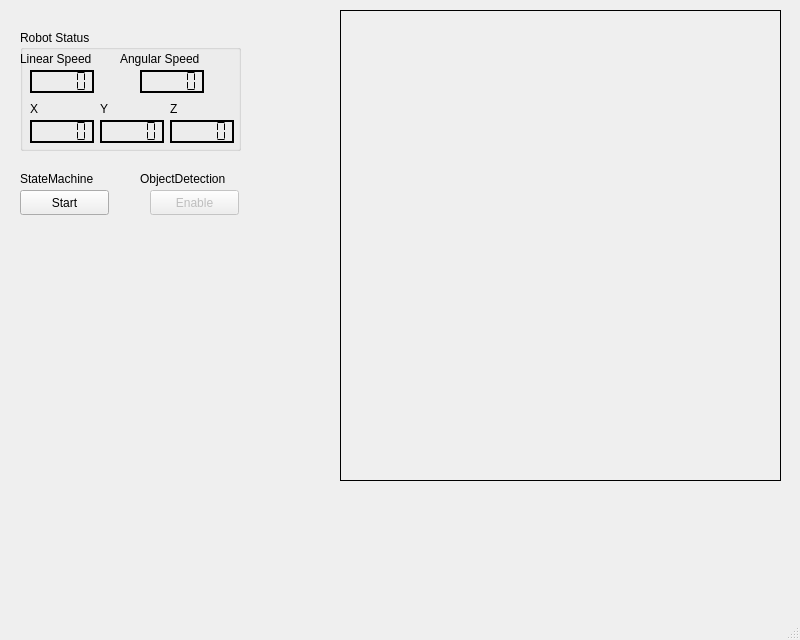
<?xml version="1.0" encoding="UTF-8"?>
<ui version="4.0">
 <class>MainWindow</class>
 <widget class="QMainWindow" name="MainWindow">
  <property name="geometry">
   <rect>
    <x>0</x>
    <y>0</y>
    <width>800</width>
    <height>640</height>
   </rect>
  </property>
  <property name="windowTitle">
   <string>MainWindow</string>
  </property>
  <widget class="QWidget" name="centralwidget">
   <widget class="QGroupBox" name="groupBox">
    <property name="geometry">
     <rect>
      <x>20</x>
      <y>30</y>
      <width>221</width>
      <height>121</height>
     </rect>
    </property>
    <property name="title">
     <string>Robot Status</string>
    </property>
    <widget class="QLabel" name="label">
     <property name="geometry">
      <rect>
       <x>0</x>
       <y>20</y>
       <width>111</width>
       <height>17</height>
      </rect>
     </property>
     <property name="text">
      <string>Linear Speed</string>
     </property>
    </widget>
    <widget class="QLabel" name="label_2">
     <property name="geometry">
      <rect>
       <x>100</x>
       <y>20</y>
       <width>111</width>
       <height>17</height>
      </rect>
     </property>
     <property name="text">
      <string>Angular Speed</string>
     </property>
    </widget>
    <widget class="QLCDNumber" name="lcd_linear_spd">
     <property name="geometry">
      <rect>
       <x>10</x>
       <y>40</y>
       <width>64</width>
       <height>23</height>
      </rect>
     </property>
     <property name="frameShape">
      <enum>QFrame::WinPanel</enum>
     </property>
     <property name="frameShadow">
      <enum>QFrame::Plain</enum>
     </property>
     <property name="smallDecimalPoint">
      <bool>false</bool>
     </property>
     <property name="segmentStyle">
      <enum>QLCDNumber::Flat</enum>
     </property>
    </widget>
    <widget class="QLCDNumber" name="lcd_angular_spd">
     <property name="geometry">
      <rect>
       <x>120</x>
       <y>40</y>
       <width>64</width>
       <height>23</height>
      </rect>
     </property>
     <property name="frameShape">
      <enum>QFrame::WinPanel</enum>
     </property>
     <property name="frameShadow">
      <enum>QFrame::Plain</enum>
     </property>
     <property name="segmentStyle">
      <enum>QLCDNumber::Flat</enum>
     </property>
    </widget>
    <widget class="QLabel" name="label_3">
     <property name="geometry">
      <rect>
       <x>10</x>
       <y>70</y>
       <width>61</width>
       <height>17</height>
      </rect>
     </property>
     <property name="text">
      <string>X</string>
     </property>
    </widget>
    <widget class="QLCDNumber" name="lcd_position_x">
     <property name="geometry">
      <rect>
       <x>10</x>
       <y>90</y>
       <width>64</width>
       <height>23</height>
      </rect>
     </property>
     <property name="frameShape">
      <enum>QFrame::WinPanel</enum>
     </property>
     <property name="frameShadow">
      <enum>QFrame::Plain</enum>
     </property>
     <property name="smallDecimalPoint">
      <bool>false</bool>
     </property>
     <property name="segmentStyle">
      <enum>QLCDNumber::Flat</enum>
     </property>
    </widget>
    <widget class="QLCDNumber" name="lcd_position_y">
     <property name="geometry">
      <rect>
       <x>80</x>
       <y>90</y>
       <width>64</width>
       <height>23</height>
      </rect>
     </property>
     <property name="frameShape">
      <enum>QFrame::WinPanel</enum>
     </property>
     <property name="frameShadow">
      <enum>QFrame::Plain</enum>
     </property>
     <property name="smallDecimalPoint">
      <bool>false</bool>
     </property>
     <property name="segmentStyle">
      <enum>QLCDNumber::Flat</enum>
     </property>
    </widget>
    <widget class="QLCDNumber" name="lcd_position_z">
     <property name="geometry">
      <rect>
       <x>150</x>
       <y>90</y>
       <width>64</width>
       <height>23</height>
      </rect>
     </property>
     <property name="frameShape">
      <enum>QFrame::WinPanel</enum>
     </property>
     <property name="frameShadow">
      <enum>QFrame::Plain</enum>
     </property>
     <property name="smallDecimalPoint">
      <bool>false</bool>
     </property>
     <property name="segmentStyle">
      <enum>QLCDNumber::Flat</enum>
     </property>
    </widget>
    <widget class="QLabel" name="label_6">
     <property name="geometry">
      <rect>
       <x>150</x>
       <y>70</y>
       <width>61</width>
       <height>17</height>
      </rect>
     </property>
     <property name="text">
      <string>Z</string>
     </property>
    </widget>
    <widget class="QLabel" name="label_7">
     <property name="geometry">
      <rect>
       <x>80</x>
       <y>70</y>
       <width>61</width>
       <height>17</height>
      </rect>
     </property>
     <property name="text">
      <string>Y</string>
     </property>
    </widget>
   </widget>
   <widget class="QLabel" name="map_image">
    <property name="geometry">
     <rect>
      <x>340</x>
      <y>10</y>
      <width>441</width>
      <height>471</height>
     </rect>
    </property>
    <property name="frameShape">
     <enum>QFrame::Box</enum>
    </property>
    <property name="text">
     <string/>
    </property>
    <property name="scaledContents">
     <bool>false</bool>
    </property>
   </widget>
   <widget class="QPushButton" name="btn_sm">
    <property name="geometry">
     <rect>
      <x>20</x>
      <y>190</y>
      <width>89</width>
      <height>25</height>
     </rect>
    </property>
    <property name="text">
     <string>Start</string>
    </property>
   </widget>
   <widget class="QLabel" name="label_4">
    <property name="geometry">
     <rect>
      <x>20</x>
      <y>170</y>
      <width>101</width>
      <height>17</height>
     </rect>
    </property>
    <property name="text">
     <string>StateMachine</string>
    </property>
   </widget>
   <widget class="QLabel" name="label_5">
    <property name="geometry">
     <rect>
      <x>140</x>
      <y>170</y>
      <width>121</width>
      <height>17</height>
     </rect>
    </property>
    <property name="text">
     <string>ObjectDetection</string>
    </property>
   </widget>
   <widget class="QPushButton" name="btn_obj_detection">
    <property name="enabled">
     <bool>false</bool>
    </property>
    <property name="geometry">
     <rect>
      <x>150</x>
      <y>190</y>
      <width>89</width>
      <height>25</height>
     </rect>
    </property>
    <property name="text">
     <string>Enable</string>
    </property>
    <property name="checkable">
     <bool>false</bool>
    </property>
   </widget>
  </widget>
  <widget class="QMenuBar" name="menubar">
   <property name="geometry">
    <rect>
     <x>0</x>
     <y>0</y>
     <width>800</width>
     <height>22</height>
    </rect>
   </property>
  </widget>
  <widget class="QStatusBar" name="statusbar"/>
 </widget>
 <resources/>
 <connections/>
</ui>
